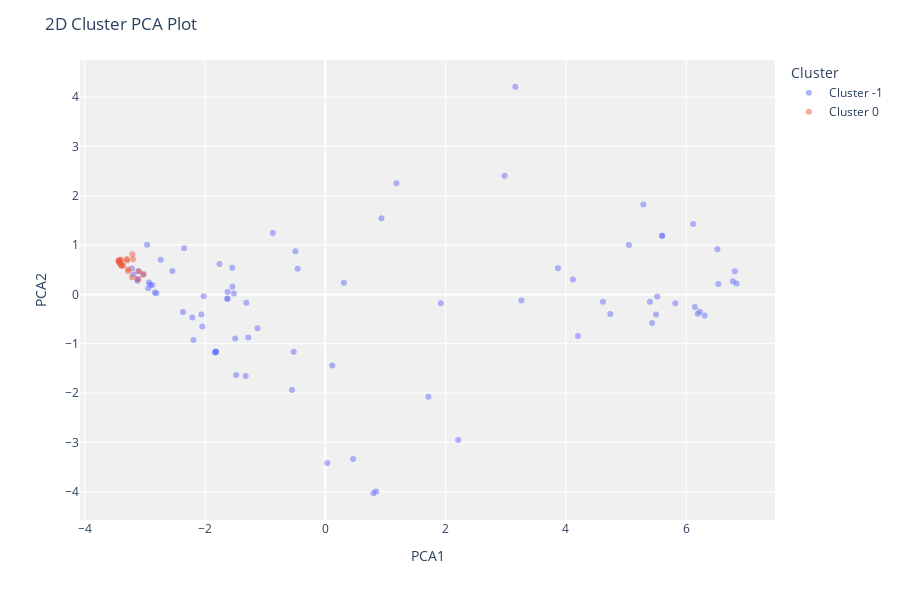

Notebook code for this chart:
### Code cell
plot_model(model_dbscan)

### Figure 1 — Plotly figure (JSON) as saved in the notebook; plotly's stock layout.template omitted (floating-point values rounded to 4 significant figures)
{"data": [{"customdata": [[110], [89], [98], [110], [110], [108], [87], [95], [108], [79], [102], [110], [109], [110], [107], [98], [98], [88], [110], [110], [105], [110], [60], [40], [105], [60], [0], [98], [40], [91], [97], [0], [71], [102], [106], [107], [108], [85], [71], [0], [10], [10], [97], [50], [98], [107], [85], [101], [0], [110], [0], [103], [110], [110], [110], [110], [103], [110], [20], [110], [110], [110], [110], [110], [109], [110], [110], [110], [110], [110], [110], [110], [110], [110], [110], [105], [110], [97], [110], [110], [110], [110]], "hovertemplate": "Cluster=Cluster -1<br>PCA1=%{x}<br>PCA2=%{y}<br>Feature=%{customdata[0]}<extra></extra>", "legendgroup": "Cluster -1", "marker": {"color": "#636efa", "opacity": 0.5, "symbol": "circle"}, "mode": "markers", "name": "Cluster -1", "orientation": "v", "showlegend": true, "textposition": "top center", "type": "scatter", "x": [-1.52, 1.714, 2.979, 0.8438, 0.8003, 0.033, 0.3093, 0.9332, 0.1151, 1.181, -0.553, 0.4613, -0.5263, -1.323, -1.498, -1.628, -1.628, -0.459, -1.545, -0.4963, -1.28, -1.837, 1.92, 3.159, 2.208, 3.259, 6.775, 6.305, 6.532, 6.145, 5.818, 6.517, 6.226, 6.191, 5.499, 5.518, -2.022, 5.431, 5.396, 5.286, 5.599, 5.599, 5.047, 4.615, 4.738, 4.199, 4.115, 3.868, 6.114, -1.483, 6.806, -2.06, -3.212, -3.187, -3.122, -3.108, -2.963, -2.931, 6.835, -2.735, -2.943, -2.834, -3.025, -2.808, -2.909, -2.543, -3.122, -2.876, -1.819, -0.8718, -1.545, -2.192, -1.624, -1.819, -1.312, -1.127, -2.044, -1.759, -2.211, -2.366, -1.819, -2.348], "xaxis": "x", "y": [0.01847, -2.073, 2.405, -3.995, -4.032, -3.417, 0.2351, 1.544, -1.439, 2.256, -1.938, -3.338, -1.164, -1.654, -0.8921, -0.08918, -0.08918, 0.5197, 0.1553, 0.8738, -0.8744, -1.177, -0.18, 4.211, -2.953, -0.1233, 0.2653, -0.4252, 0.2094, -0.2539, -0.1806, 0.9137, -0.3497, -0.3898, -0.4053, -0.04044, -0.03781, -0.5808, -0.1497, 1.825, 1.192, 1.192, 1.002, -0.1492, -0.3996, -0.8414, 0.302, 0.5291, 1.428, -1.633, 0.469, -0.4081, 0.5246, 0.4063, 0.3073, 0.4688, 1.006, 0.2406, 0.2238, 0.7013, 0.1255, 0.03679, 0.3972, 0.02255, 0.1936, 0.4728, 0.2781, 0.19, -1.163, 1.243, 0.5397, -0.9228, 0.04936, -1.163, -0.1697, -0.6854, -0.6504, 0.6162, -0.467, -0.3586, -1.163, 0.9347], "yaxis": "y"}, {"customdata": [[110], [110], [110], [110], [110], [110], [110], [110], [110], [108], [110], [110], [110], [110], [110], [110], [105], [110], [110], [110]], "hovertemplate": "Cluster=Cluster 0<br>PCA1=%{x}<br>PCA2=%{y}<br>Feature=%{customdata[0]}<extra></extra>", "legendgroup": "Cluster 0", "marker": {"color": "#EF553B", "opacity": 0.5, "symbol": "circle"}, "mode": "markers", "name": "Cluster 0", "orientation": "v", "showlegend": true, "textposition": "top center", "type": "scatter", "x": [-3.382, -3.39, -3.421, -3.416, -3.363, -3.429, -3.438, -3.397, -3.393, -3.28, -3.197, -3.296, -3.207, -3.214, -3.278, -3.097, -3.022, -3.106, -3.298, -3.436], "xaxis": "x", "y": [0.5829, 0.5881, 0.6926, 0.6281, 0.5861, 0.651, 0.6772, 0.7085, 0.6472, 0.5083, 0.7116, 0.6855, 0.8162, 0.3493, 0.4673, 0.4687, 0.4118, 0.3115, 0.7187, 0.681], "yaxis": "y"}], "layout": {"height": 600, "legend": {"title": {"text": "Cluster"}, "tracegroupgap": 0}, "margin": {"t": 60}, "plot_bgcolor": "rgb(240,240,240)", "title": {"text": "2D Cluster PCA Plot"}, "xaxis": {"anchor": "y", "domain": [0, 1], "title": {"text": "PCA1"}}, "yaxis": {"anchor": "x", "domain": [0, 1], "title": {"text": "PCA2"}}}}
